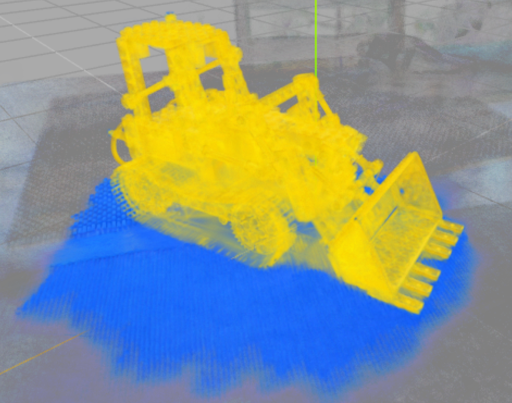
#> input picture tarea_3/part1/images/center.png, 512 x 403 px; its folder holds only this picture in this run
$ jupyter execute Experiment_A.ipynb   (shell and % lines are left out)
#> lines starting #> are read from the running program, lines starting #| are printed output that depends on the picture
# Experimento A — Descripción del Dataset
**IIC3912 Tópicos Avanzados de Gráfica Computacional — Tarea 2**

# Instalación de dependencias y conexión con drive

[cell 1]

import os, shutil
import numpy as np
import pandas as pd
import matplotlib.pyplot as plt
import plotly.graph_objects as go
from plotly.subplots import make_subplots
import pycolmap
from pathlib import Path
from PIL import Image as PILImage
from IPython.display import display

print('pycolmap:', pycolmap.__version__)

[cell 2]
from google.colab import drive
drive.mount('/content/drive')

SCENES    = ['garden', 'bicycle', 'bonsai', 'counter']
IMG_SCALE = 4

DRIVE_BASE = Path('/content/drive/MyDrive/tarea2_mipnerf')
BASE       = Path('/content/colmap_work')
DRIVE_BASE.mkdir(parents=True, exist_ok=True)

def scene_paths(scene):
    return {
        'drive'    : DRIVE_BASE / scene,
        'images'   : BASE / scene / 'images',
        'sparse'   : BASE / scene / 'sparse',
        'db'       : BASE / scene / 'colmap.db',
        'official' : DRIVE_BASE / scene / 'sparse' / '0',
    }

for scene in SCENES:
    p = scene_paths(scene)
    for d in [p['images'], p['sparse'] / 'student', p['sparse'] / 'official']:
        d.mkdir(parents=True, exist_ok=True)

[cell 3]
DATASET_URL = 'https://storage.googleapis.com/gresearch/refraw360/360_v2.zip'
ZIP_PATH    = DRIVE_BASE / '360_v2.zip'

def download_and_extract(scene):
    dst = DRIVE_BASE / scene
    if dst.exists():
        print(f'[{scene}] ya en Drive ✓')
        return
    if not ZIP_PATH.exists():
        print('Descargando dataset (~1.8 GB)...')
        ret = os.system(f'wget -q --show-progress -O "{ZIP_PATH}" "{DATASET_URL}"')
        if ret != 0:
            raise RuntimeError('Descarga fallida.')
    print(f'[{scene}] extrayendo...')
    os.system(f'unzip -q "{ZIP_PATH}" "{scene}/*" -d "{DRIVE_BASE}"')
    print(f'[{scene}] listo en {dst}')

def prepare_images(scene):
    paths = scene_paths(scene)
    dst   = paths['images']
    existing = list(dst.glob('*.jpg')) + list(dst.glob('*.JPG')) + list(dst.glob('*.png'))
    if existing:
        print(f'[{scene}] {len(existing)} imágenes ya en local ✓')
        return
    scale_folder = f'images_{IMG_SCALE}' if IMG_SCALE > 1 else 'images'
    src = paths['drive'] / scale_folder
    if not src.exists():
        src = paths['drive'] / 'images'
        print(f'[{scene}] usando images/ (sin downscale)')
    imgs = sorted(list(src.glob('*.jpg')) + list(src.glob('*.JPG')) + list(src.glob('*.png')))
    for img_path in imgs:
        shutil.copy(str(img_path), str(dst / img_path.name))
    with PILImage.open(list(dst.glob('*'))[0]) as im:
        print(f'[{scene}] {im.size} | {len(imgs)} imgs ✓')

for scene in SCENES:
    download_and_extract(scene)
    prepare_images(scene)

# (a) Descripción cualitativa de cada escena

Las cuatro escenas provienen de entornos reales y representan distintos desafíos para
Structure-from-Motion (SfM).

### Descripción y dificultades esperadas para SfM

| Escena | Tipo | Objeto principal | Características visuales | Dificultades para SfM |
|--------|------|-----------------|-------------------------|-----------------------|
| **garden** | Outdoor | Jardín con una mesa y un florero encima | plantas, piedras, esculturas, maceteros, pasto árboles, casas. Iluminación natural | Vegetación repetitiva puede confundir el matching, cambios de exposición entre tomas |
| **bicycle** | Outdoor | Bicicleta sobre pasto apoyado en una banca | Bicicleta blanca, banca de color negro, plantas, pasto, árboles, fondo poco definido | pocas features en zonas de pasto y cielo, es decir, casi no hay texturas |
| **bonsai** | Indoor | Árbol bonsai en habitación encima de una mesa | Ramas con texturas, flores rosadas, fondo con diversos elementos (bicicleta, piano, etc), superficies planas en pared y mesa con un mantel | Superficies planas con pocas features en paredes, hay mucho ruido en el fondo de la imagen donde se encuentran los objetos|
| **counter** | Indoor | Mesón de cocina con diversos alimentos y artículos de cocina | Artículos de cocina como bowl, ollas, entre otros. Alimentos como cebollas y naranjas. Mesón de cocina negro con brillantes | Hay mucho ruido debido a la cantidad de objetos en el mesón |

# (b) Estadísticas básicas de las imágenes

[cell 4]
def get_scene_imgs(scene):
    drive_dir = DRIVE_BASE / scene / f'images_{IMG_SCALE}'
    if not drive_dir.exists():
        drive_dir = DRIVE_BASE / scene / 'images'
    return sorted(
        list(drive_dir.glob('*.jpg')) +
        list(drive_dir.glob('*.JPG')) +
        list(drive_dir.glob('*.png'))
    )

stats_imgs = []

for scene in SCENES:
    imgs = get_scene_imgs(scene)
    if not imgs:
        print(f'[{scene}] sin imágenes en Drive — ejecuta primero a-dataset')
        continue
    n = len(imgs)

    with PILImage.open(imgs[0]) as im:
#> im is the input picture: PIL image 512x403 RGB; mean R, G, B 137.6, 149, 138.5
        w, h = im.size
#> w = 512; h = 403

    brightnesses, file_sizes = [], []
    for f in imgs[::5]:
        with PILImage.open(f) as im:
            arr = np.array(im.convert('L'), dtype=float)
            brightnesses.append(arr.mean())
        file_sizes.append(f.stat().st_size / 1024)
#> this loop made 1 pass
#> pass 1, `arr = np.array(im.convert('L'), dtype=float)`:
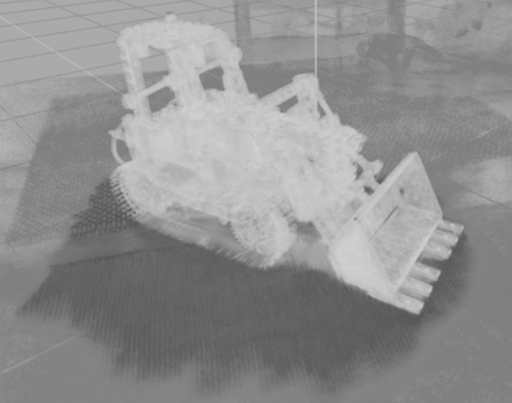
#> arr: shape (403, 512) float64; min 85, max 210, mean 144.4
#> after the loop, brightnesses = [144.4]; file_sizes = [262.7]

    stats_imgs.append({
        'Escena'          : scene,
        'N imágenes'      : n,
        'Resolución'      : f'{w}×{h}',
        'Megapíxeles'     : round(w * h / 1e6, 2),
        'Brillo medio'    : round(float(np.mean(brightnesses)), 1),
        'Std brillo'      : round(float(np.std(brightnesses)), 1),
        'Tamaño med (KB)' : round(float(np.mean(file_sizes)), 0),
    })

df_imgs = pd.DataFrame(stats_imgs)
print("Estadísticas básicas de imágenes (resolución downscale ×4):")
display(df_imgs)

**Análisis de variación de condiciones de captura:**
El desvío estándar del brillo entre imágenes (`Std brillo`) es un indicador de la variación
de condiciones durante la captura. Valores altos sugieren cambios de exposición o iluminación
que pueden dificultar el matching de features entre frames.

# (c) Visualización de la trayectoria de cámara (poses oficiales)

El centro óptico de cada cámara se recupera como $\mathbf{c} = -\mathbf{R}^\top \mathbf{t}$,
donde $\mathbf{R}$ y $\mathbf{t}$ provienen de la pose `cam_from_world` almacenada en la
reconstrucción COLMAP oficial del dataset (`sparse/0/`).

[cell 5]
def get_cam_center(image):

    # Extrae el centro óptico de la cámara en coordenadas mundo.
    # Fórmula: c = -R^T t   donde (R, t) son la rotación y traslación de cam_from_world.

    if hasattr(image, 'cam_from_world'):
        cfw = image.cam_from_world
        if callable(cfw):
            cfw = cfw()
        rot = cfw.rotation
        R = np.array(rot.matrix() if callable(rot.matrix) else rot.matrix)
        t = np.array(cfw.translation)
    else:
        qw, qx, qy, qz = image.qvec
        R = np.array([
            [1-2*(qy**2+qz**2), 2*(qx*qy-qw*qz),  2*(qx*qz+qw*qy)],
            [2*(qx*qy+qw*qz),   1-2*(qx**2+qz**2), 2*(qy*qz-qw*qx)],
            [2*(qx*qz-qw*qy),   2*(qy*qz+qw*qx),   1-2*(qx**2+qy**2)],
        ])
        t = np.array(image.tvec)
    return -R.T @ t

SCENE_COLORS = {
    'garden': '#2ecc71', 'bicycle': '#3498db',
    'bonsai': '#e74c3c', 'counter': '#f39c12'
}

fig = make_subplots(
    rows=2, cols=2,
    subplot_titles=SCENES,
    specs=[[{'type': 'scatter3d'} for _ in range(2)] for _ in range(2)]
)

for idx, scene in enumerate(SCENES):
    official_dir = DRIVE_BASE / scene / 'sparse' / '0'

    if not official_dir.exists():
        print(f'[{scene}] reconstrucción oficial no encontrada en {official_dir}')
        continue

    rec = pycolmap.Reconstruction(str(official_dir))

    # Ordenar imágenes por nombre para trazar la trayectoria en secuencia
    ordered_ids = sorted(rec.images.keys(), key=lambda k: rec.images[k].name)
    centers = np.array([get_cam_center(rec.images[k]) for k in ordered_ids])

    row, col = idx // 2 + 1, idx % 2 + 1
    fig.add_trace(go.Scatter3d(
        x=centers[:, 0], y=centers[:, 1], z=centers[:, 2],
        mode='markers+lines',
        marker=dict(size=3, color=SCENE_COLORS[scene]),
        line=dict(color=SCENE_COLORS[scene], width=1),
        name=scene
    ), row=row, col=col)

    print(f'[{scene}] {len(centers)} cámaras graficadas')

fig.update_layout(
    height=800,
    title_text='Trayectorias de cámara — poses oficiales mip-NeRF 360',
    showlegend=True
)
fig.show()
